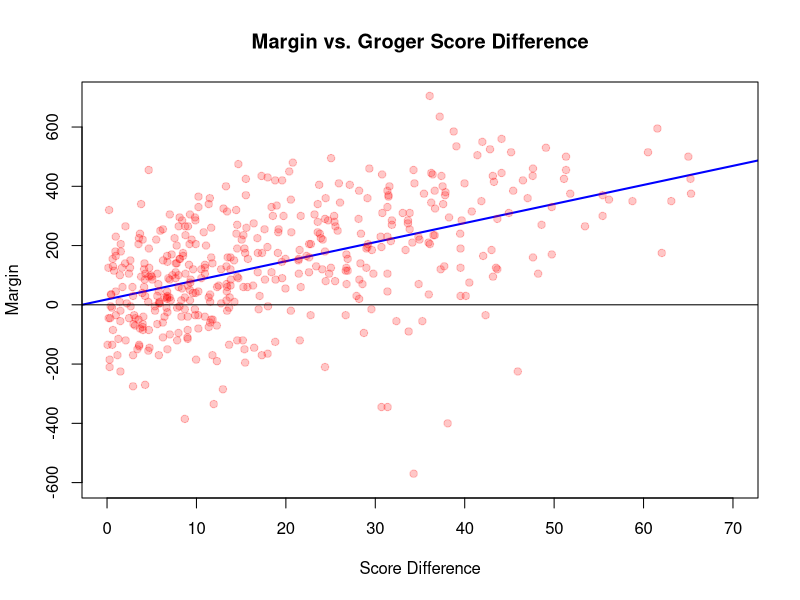

The R script that drew this image:
margindata <- read.csv('margin2.csv')
lin <- lm(margin ~ diff, data = margindata)
x <- seq(-80,80,1)
plot(x,lin[['coefficients']][['(Intercept)']]+x*lin[['coefficients']][['diff']],
     main='Margin vs. Groger Score Difference',
     xlab='Score Difference',
     xlim=c(0,70),
     ylab='Margin',
     ylim=c(-600,700),
     type='l',
     col='blue',
     lwd=2)
points(margindata[['diff']],margindata[['margin']],
       pch=19,
       cex=1,
       col=rgb(red = 1, green = 0, blue = 0, alpha = 100/dim(margindata)[1]))
abline(a=0, b=0)
summary(lin)